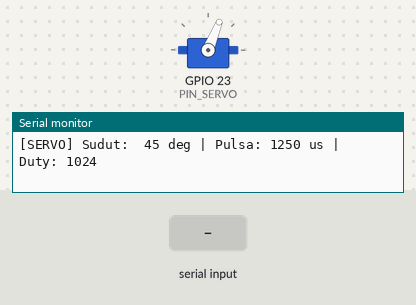
The sketch below on a simulated ESP32. Shown: servo, the last lines printed to the serial monitor. The inputs (shaded band) are chosen by the test bench. Servo pulses on a pin are drawn as a servo (544–2400 µs = 0–180°).

Above: at 1.6 s.
1.7 s: "30,150\n" received over Serial
3.9 s: "200\n" received over Serial
At 4.3 s:
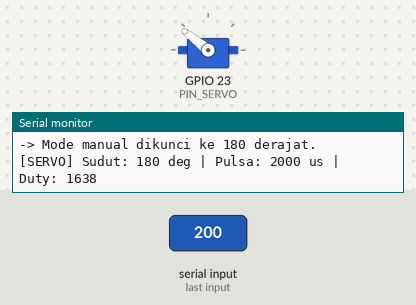
5.4 s: "90,45\n" received over Serial
At 5.7 s:
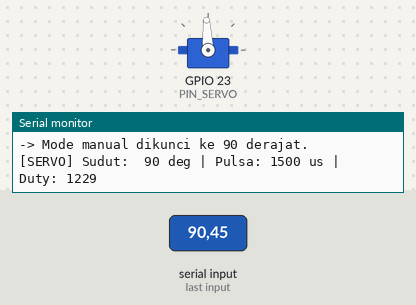
Timing chart, 0 to 8.4 s (numbered marks = the images above; inputs shaded):
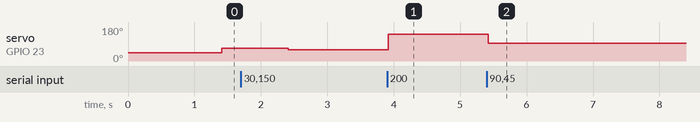

The sketch:

uji_servo_mg996r.ino
```cpp
/**
 * ============================================================================
 * SKETCH KHUSUS UJI MOTOR SERVO MG996R - ESP32 DOIT DEVKIT V1
 * (Tanpa Library Tambahan - Compile Cepat & Kompatibel ESP32 Core 2.x / 3.x)
 * ============================================================================
 * Kabel Servo MG996R:
 *   - Oranye / Kuning (Signal) -> GPIO 23 ESP32
 *   - Merah (VCC)              -> +5V Power Supply Eksternal (Min. 2A - 3A)
 *   - Cokelat / Hitam (GND)    -> GND Power Supply DAN WAJIB nyambung ke GND ESP32!
 *
 * Cara Pakai:
 *   1. Upload sketch ini ke ESP32.
 *   2. Buka Serial Monitor (Baudrate 115200).
 *   3. Otomatis bergerak: 0 -> 45 -> 90 -> 135 -> 180 -> kembali ke 0 derajat.
 *   4. Ketik angka 0 s/d 180 di Serial Monitor lalu Enter untuk tahan di sudut tertentu
 *      (ketik -1 lalu Enter untuk kembali ke mode gerak otomatis).
 * ============================================================================
 */

#include <Arduino.h>
#include <esp_arduino_version.h>

#define PIN_SERVO           23    // Pin Signal Servo MG996R (bisa diganti jika tes pin lain)
#define SERVO_PULSE_MIN_US  1000  // 0 derajat   (1000 us)
#define SERVO_PULSE_MAX_US  2000  // 180 derajat (2000 us)
#define SERVO_LEDC_CHANNEL  2
#define SERVO_LEDC_BITS     14    // Resolusi 14-bit (16.384 step per 20.000 us)

int manualAngle = -1; // -1 = mode ayun otomatis, 0..180 = tahan sudut manual

void setServoAngle(int angleDeg) {
  int clamped = constrain(angleDeg, 0, 180);
  int pulseUs = map(clamped, 0, 180, SERVO_PULSE_MIN_US, SERVO_PULSE_MAX_US);
  uint32_t maxDuty = (1UL << SERVO_LEDC_BITS) - 1UL;
  uint32_t duty    = (uint32_t)(((uint64_t)pulseUs * maxDuty + 10000ULL) / 20000ULL);

#if ESP_ARDUINO_VERSION >= ESP_ARDUINO_VERSION_VAL(3, 0, 0)
  ledcWrite(PIN_SERVO, duty);
#else
  ledcWrite(SERVO_LEDC_CHANNEL, duty);
#endif

  Serial.printf("[SERVO] Sudut: %3d deg | Pulsa: %4d us | Duty: %lu\n",
                clamped, pulseUs, (unsigned long)duty);
}

void setup() {
  Serial.begin(115200);
  delay(400);
  Serial.println("\n=== UJI FISIK SERVO MG996R (GPIO 23) ===");

#if ESP_ARDUINO_VERSION >= ESP_ARDUINO_VERSION_VAL(3, 0, 0)
  bool ok = ledcAttachChannel(PIN_SERVO, 50, SERVO_LEDC_BITS, SERVO_LEDC_CHANNEL);
#else
  double f = ledcSetup(SERVO_LEDC_CHANNEL, 50, SERVO_LEDC_BITS);
  ledcAttachPin(PIN_SERVO, SERVO_LEDC_CHANNEL);
  bool ok = (f > 0.0);
#endif

  Serial.printf("Inisialisasi PWM 50Hz GPIO %d: %s\n", PIN_SERVO, ok ? "BERHASIL" : "GAGAL");
  Serial.println("Ketik angka 0-180 di Serial Monitor untuk uji sudut manual, atau -1 untuk mode otomatis.");
}

void checkSerialInput() {
  if (Serial.available() > 0) {
    String input = Serial.readStringUntil('\n');
    input.trim();
    if (input.length() > 0) {
      int val = input.toInt();
      if (val < 0) {
        manualAngle = -1;
        Serial.println("-> Kembali ke mode ayun otomatis.");
      } else {
        manualAngle = constrain(val, 0, 180);
        Serial.printf("-> Mode manual dikunci ke %d derajat.\n", manualAngle);
        setServoAngle(manualAngle);
      }
    }
  }
}

void loop() {
  checkSerialInput();

  if (manualAngle >= 0) {
    delay(50);
    return;
  }

  // Tahap 1: Lompat per 45 derajat agar terlihat tegas
  const int testSteps[] = { 0, 45, 90, 135, 180, 90, 0 };
  for (size_t i = 0; i < sizeof(testSteps) / sizeof(testSteps[0]); i++) {
    checkSerialInput();
    if (manualAngle >= 0) return;
    setServoAngle(testSteps[i]);
    delay(1000);
  }

  // Tahap 2: Sapuan halus (Sweep) 0 -> 90 -> 0 derajat
  Serial.println("[SWEEP] Sapuan halus 0 -> 90 -> 0 derajat...");
  for (int a = 0; a <= 90; a += 3) {
    checkSerialInput();
    if (manualAngle >= 0) return;
    setServoAngle(a);
    delay(30);
  }
  delay(400);
  for (int a = 90; a >= 0; a -= 3) {
    checkSerialInput();
    if (manualAngle >= 0) return;
    setServoAngle(a);
    delay(30);
  }
  delay(800);
}
```

Measured:
- after the input at 3.9 s, servo on GPIO 23 (PIN_SERVO): 60° → 141° at once
- after the input at 5.4 s, servo on GPIO 23 (PIN_SERVO): 141° → 93° at once
